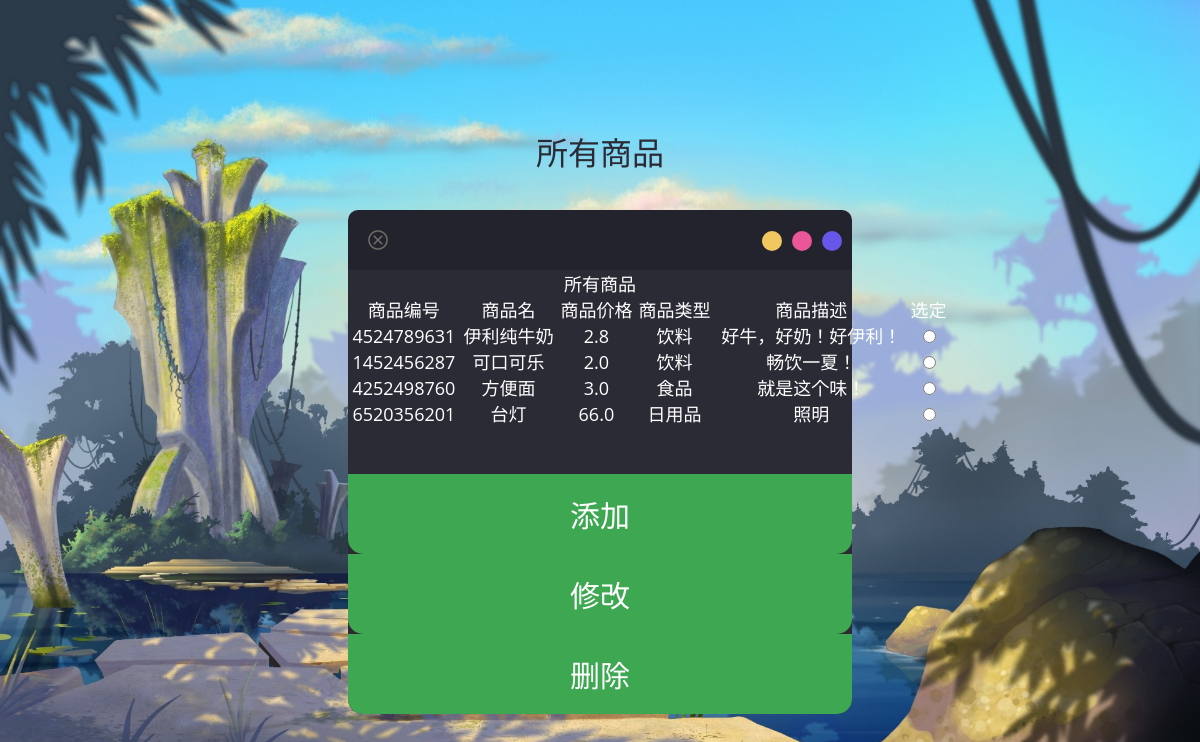
Screenshot of /admin/query_all with the database file from the repository.
### tables this page shows
CREATE TABLE "goods" (
  "bar_code" INT NOT NULL,
  "good_name" TEXT NOT NULL,
  "price" real NOT NULL,
  "type" TEXT NOT NULL,
  "description" TEXT,
  PRIMARY KEY ("bar_code")
);

### SIMS.py (the view, shortened to what this page needs)
@app.route('/admin/query_all', methods=['GET', 'POST'])
def admin_goods():
    error = None
    conn = conn_db()
    cur = conn.cursor()
    goods = cur.execute('''SELECT bar_code, good_name, price, type, description FROM goods''')
    return render_template('admin_queryall.html', error=error, goods=goods)

### SIMS.py (called while the page is built)
def conn_db():
    try:
        return sqlite3.connect(DATABASE)
    except Exception as e:
        print(e)

@app.before_request
def before_request():
    g.db = conn_db()

@app.teardown_request
def teardown_request(exception):
    if hasattr(g, 'db'):
        g.db.close()

### templates/admin_queryall.html (shortened to what this page needs)
<!DOCTYPE html>
<html>
<head>
<link href="../static/css/style.css" rel='stylesheet' type='text/css' />
<link href='fonts.useso.com/css?family=PT+Sans:400,700,400italic,700italic|Oswald:400,300,700' rel='stylesheet' type='text/css'>
<link href='fonts.useso.com/css?family=Exo+2' rel='stylesheet' type='text/css'>
</head>
{% block content %}
<body>
 <h1>所有商品</h1>
<div class="show-form">
	<div class="close"> </div>
		<div class="head-info">
			<label class="lbl-1"> </label>
			<label class="lbl-2"> </label>
			<label class="lbl-3"> </label>
		</div>
    <form action="" method="post">
        <table width="600" border="1" align="center">
            <h4 align="center">所有商品</h4>
            <tr>
                <th align="center">商品编号</th>
                <th align="center">商品名</th>
                <th align="center">商品价格</th>
                <th align="center">商品类型</th>
                <th align="center">商品描述</th>
                <th align="center">选定</th>
            </tr>
            {% for good in goods %}
            <tr>
                <th>{{good[0]}}</th>
                <th>{{good[1]}}</th>
                <th>{{good[2]}}</th>
                <th>{{good[3]}}</th>
                <th>{{good[4]}}</th>
                <th align="center"><input type="radio" name="radio" value={{ good[0] }}></th>
            </tr>
            {% endfor %}
        </table>
        <br><br>
        <div class=actions align = "center" >
	        <input align="left" type=submit name="add" value="添加" >
            <input align="center" type="submit" name="modify" value="修改">
            <input align="right" type="submit" name="delete" value="删除">
	    </div>
    </form>
    </div>
</body>
{% endblock %}
</html>

### static/css/style.css (style rules this page uses)
html,body,div,span,applet,object,iframe,h1,h2,h3,h4,h5,h6,p,blockquote,pre,a,abbr,acronym,address,big,cite,code,del,dfn,em,img,ins,kbd,q,s,samp,small,strike,strong,sub,sup,tt,var,b,u,i,dl,dt,dd,ol,nav ul,nav li,fieldset,form,label,legend,table,caption,tbody,tfoot,thead,tr,th,td,article,aside,canvas,details,embed,figure,figcaption,footer,header,hgroup,menu,nav,output,ruby,section,summary,time,mark,audio,video { margin:0;padding:0;border:0;font-size:100%;font:inherit;vertical-align:baseline; }
table { border-collapse:collapse;border-spacing:0; }
body { background: url(../images/bg1.jpg) no-repeat 0px 0px; font-family: 'Open Sans', sans-serif; background-size:cover; -webkit-background-size:cover; -moz-background-size:cover; -o-background-size:cover; min-height:1050px; }
body a,form li,input[type="submit"],input[type="text"],.sixth-login input[type="submit"],.third-login input[type="submit"] { transition: 0.1s all; -webkit-transition: 0.1s all; -moz-transition: 0.1s all; -o-transition: 0.1s all; }
.close { background: url('../images/close.png') no-repeat 0px 0px; cursor: pointer; width: 20px; height: 20px; position: absolute; left: 20px; top: 20px; -webkit-transition: color 0.2s ease-in-out; -moz-transition: color 0.2s ease-in-out; -o-transition: color 0.2s ease-in-out; transition: color 0.2s ease-in-out; }
h1 { font-family: 'Exo 2', sans-serif; text-align: center; padding-top: 4em; font-weight: 400; color: #2B2B36; font-size: 2em; }
.show-form { background: #2b2b36; position: relative; width: 42%; margin: 3% auto 0 auto; text-align: center; border-radius: 15px; -webkit-border-radius: 15px; -moz-border-radius: 15px; -o-border-radius: 15px; a: 15px; font-size: 18px; color: #FFFFFF; }
.head-info { padding: 5px 0; text-align: center; font-weight: 600; font-size: 2em; color: #fff; background: #23232e; height: 50px; border-top-left-radius: 10px; -webkit-border-top-left-radius: 10px; -moz-border-top-left-radius: 10px; -o-border-top-left-radius: 10px; border-top-right-radius: 10px; -webkit-border-top-right-radius: 10px; -moz-border-top-right-radius: 10px; -o-border-top-right-radius: 10p }
input[type="submit"] { font-size: 30px; color: #fff; outline: none; border: none; background: #3ea751; width: 100%; padding: 18px 0; border-bottom-left-radius: 15px; -webkit-border-bottom-left-radius: 15px; -moz-border-bottom-left-radius: 15px; -o-border-bottom-left-radius: 15px; border-bottom-right-radius: 15px; -webkit-border-bottom-right-radius: 15px; -moz-border-bottom-right-radius: 15px; -o-border-bottom-right-radius: 15px; cursor: pointer; }
label.lbl-1 { background: #6756ea; width: 20px; height: 20px; display: block; float: right; border-radius: 50%; margin: 16px 10px 0px 0px; }
label.lbl-2 { background: #ea569a; width: 20px; height: 20px; display: block; float: right; border-radius: 50%; margin: 16px 10px 0px 0px; }
label.lbl-3 { background: #f1c85f; width: 20px; height: 20px; display: block; float: right; border-radius: 50%; margin: 16px 10px 0px 0px; }
@media (max-width:1440px) { body { min-height: 811px; } }
@media (max-width:1366px) { body { min-height: 768px; } }
@media (max-width:1280px) { body { min-height: 711px; } }

### rows the page displays
goods: bar_code "4524789631", good_name "伊利纯牛奶", price "2.8", type "饮料", description "好牛，好奶！好伊利！"
goods: bar_code "1452456287", good_name "可口可乐", price "2.0", type "饮料", description "畅饮一夏！"
goods: bar_code "4252498760", good_name "方便面", price "3.0", type "食品", description "就是这个味！"
goods: bar_code "6520356201", good_name "台灯", price "66.0", type "日用品", description "照明"
